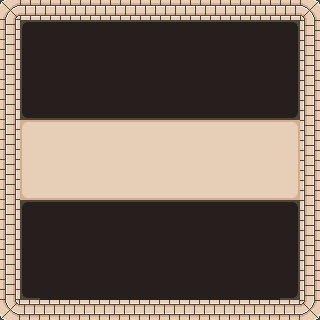

The image is a tile-based game level rendered from a .tmx file. Its description and complete source (layers, tilesets, objects, tile grids) follow:
An orthogonal 16x16 tile map with 20x20 px tiles, 2 tile layers (Floor, Walls) and 10 objects (WEST, EAST).

<map version="1.10" tiledversion="1.12.2" orientation="orthogonal" renderorder="right-down" width="16" height="16" tilewidth="20" tileheight="20" infinite="0" nextlayerid="5" nextobjectid="38">
 <tileset firstgid="1" source="../../../assets/tilesets/floor_type_1/floor_type_1.tsx" />
 <layer id="3" name="Floor" width="16" height="16">
  <data encoding="csv">
25,25,25,25,25,25,25,25,25,25,25,25,25,25,25,25,
25,9,10,10,10,10,10,10,10,10,10,10,10,10,11,25,
25,20,21,21,21,21,21,21,21,21,21,21,21,21,22,25,
25,20,21,21,21,21,21,21,21,21,21,21,21,21,22,25,
25,20,21,21,21,21,21,21,21,21,21,21,21,21,22,25,
25,31,32,32,32,32,32,32,32,32,32,32,32,32,33,25,
25,6,7,7,7,7,7,7,7,7,7,7,7,7,8,25,
25,17,18,18,18,18,18,18,18,18,18,18,18,18,19,25,
25,17,18,18,18,18,18,18,18,18,18,18,18,18,19,25,
25,28,29,29,29,29,29,29,29,29,29,29,29,29,30,25,
25,9,10,10,10,10,10,10,10,10,10,10,10,10,11,25,
25,20,21,21,21,21,21,21,21,21,21,21,21,21,22,25,
25,20,21,21,21,21,21,21,21,21,21,21,21,21,22,25,
25,20,21,21,21,21,21,21,21,21,21,21,21,21,22,25,
25,31,21,21,21,21,21,21,21,21,21,21,21,21,33,25,
25,25,25,25,25,25,25,25,25,25,25,25,25,25,25,25
</data>
 </layer>
 <layer id="1" name="Walls" width="16" height="16">
  <data encoding="csv">
13,14,14,14,14,14,14,14,14,14,14,14,14,14,14,15,
24,1,0,0,0,5,0,0,0,0,1,0,0,0,5,26,
24,0,0,0,0,0,0,0,0,0,0,0,0,0,0,26,
24,0,0,0,0,0,0,0,0,0,0,0,0,0,0,26,
24,0,0,0,0,0,0,0,0,0,0,0,0,0,0,26,
24,45,0,0,0,49,0,0,0,0,45,0,0,0,49,26,
24,0,0,0,0,0,0,0,0,0,0,0,0,0,0,26,
24,0,0,0,0,0,0,0,0,0,0,0,0,0,0,26,
24,0,0,0,0,0,0,0,0,0,0,0,0,0,0,26,
24,0,0,0,0,0,0,0,0,0,0,0,0,0,0,26,
24,1,0,0,0,0,0,0,0,0,0,0,0,0,5,26,
24,0,0,0,0,0,0,0,0,0,0,0,0,0,0,26,
24,0,0,0,0,0,0,0,0,0,0,0,0,0,0,26,
24,0,0,0,0,0,0,0,0,0,0,0,0,0,0,26,
24,45,0,0,0,49,0,0,0,0,45,0,0,0,49,26,
35,36,36,36,36,36,36,36,36,36,36,36,36,36,36,37
</data>
 </layer>
 <objectgroup id="2" name="Collision">
  <object id="25" x="20" y="0" width="280" height="20" />
  <object id="27" x="300" y="180" width="20" height="120" />
  <object id="28" x="0" y="20" width="20" height="120" />
  <object id="29" x="0" y="180" width="20" height="120" />
  <object id="30" x="20" y="300" width="280" height="20" />
  <object id="32" x="300" y="20" width="20" height="120" />
  <object id="36" x="20" y="20" width="280" height="100" />
  <object id="37" x="20" y="200" width="280" height="100" />
 </objectgroup>
 <objectgroup id="4" name="Doors">
  <properties>
   <property name="max" type="int" value="2" />
   <property name="min" type="int" value="1" />
  </properties>
  <object id="33" name="WEST" x="0" y="140" width="20" height="40" />
  <object id="34" name="EAST" x="300" y="140" width="20" height="40" />
 </objectgroup>
</map>
